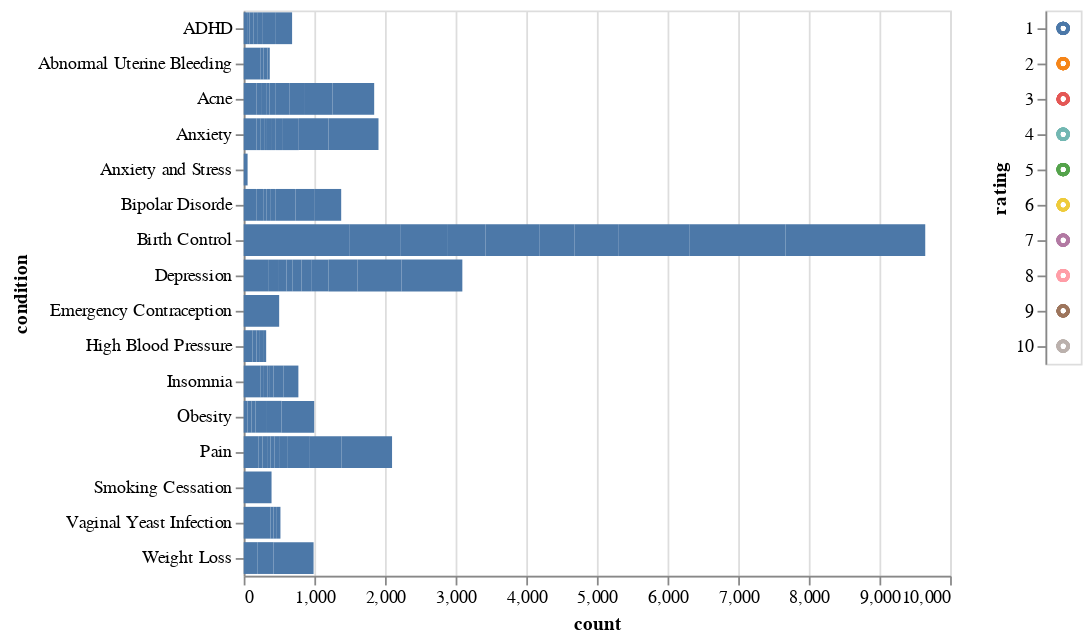

The notebook cell this image was saved under:
### Code cell
#Check the change of top conditions across rating
click = alt.selection_multi(encodings=['color'])

scatter = alt.Chart(top_condition_rating).mark_bar().encode(
    x='count',
    y='condition'
).transform_filter(
    click
)

hist = alt.Chart(top_condition_rating).mark_point().encode(
    y='rating:N',
    color=alt.condition(click, 'rating:N', alt.value('lightgray'), legend=None)
).add_selection(
    click
)

scatter | hist

### Figure 1 — Vega-Lite specification as saved in the notebook (floating-point values rounded to 4 significant figures)
{"config": {"view": {"continuousWidth": 400, "continuousHeight": 300}}, "hconcat": [{"mark": "bar", "encoding": {"x": {"type": "quantitative", "field": "count"}, "y": {"type": "nominal", "field": "condition"}}, "transform": [{"filter": {"selection": "selector003"}}]}, {"mark": "point", "encoding": {"color": {"condition": {"type": "nominal", "field": "rating", "legend": null, "selection": "selector003"}, "value": "lightgray"}, "y": {"type": "nominal", "field": "rating"}}, "selection": {"selector003": {"type": "multi", "encodings": ["color"]}}}], "data": {"name": "data-ff75c68fa3210f4c2fdae1314c6054b9"}, "$schema": "https://vega.github.io/schema/vega-lite/v4.8.1.json", "datasets": {"data-ff75c68fa3210f4c2fdae1314c6054b9": [{"condition": "Birth Control", "count": 1493, "rating": 1}, {"condition": "Vaginal Yeast Infection", "count": 379, "rating": 1}, {"condition": "Depression", "count": 356, "rating": 1}, {"condition": "Insomnia", "count": 240, "rating": 1}, {"condition": "Abnormal Uterine Bleeding", "count": 235, "rating": 1}, {"condition": "Pain", "count": 212, "rating": 1}, {"condition": "Anxiety", "count": 183, "rating": 1}, {"condition": "Acne", "count": 179, "rating": 1}, {"condition": "Bipolar Disorde", "count": 178, "rating": 1}, {"condition": "High Blood Pressure", "count": 126, "rating": 1}, {"condition": "Birth Control", "count": 722, "rating": 2}, {"condition": "Depression", "count": 130, "rating": 2}, {"condition": "Acne", "count": 79, "rating": 2}, {"condition": "Pain", "count": 55, "rating": 2}, {"condition": "High Blood Pressure", "count": 55, "rating": 2}, {"condition": "Bipolar Disorde", "count": 53, "rating": 2}, {"condition": "Anxiety", "count": 51, "rating": 2}, {"condition": "Insomnia", "count": 46, "rating": 2}, {"condition": "Abnormal Uterine Bleeding", "count": 44, "rating": 2}, {"condition": "Vaginal Yeast Infection", "count": 43, "rating": 2}, {"condition": "Birth Control", "count": 676, "rating": 3}, {"condition": "Depression", "count": 119, "rating": 3}, {"condition": "Pain", "count": 64, "rating": 3}, {"condition": "Acne", "count": 60, "rating": 3}, {"condition": "Abnormal Uterine Bleeding", "count": 57, "rating": 3}, {"condition": "Anxiety", "count": 55, "rating": 3}, {"condition": "Bipolar Disorde", "count": 53, "rating": 3}, {"condition": "Insomnia", "count": 48, "rating": 3}, {"condition": "ADHD", "count": 48, "rating": 3}, {"condition": "Vaginal Yeast Infection", "count": 47, "rating": 3}, {"condition": "Birth Control", "count": 530, "rating": 4}, {"condition": "Depression", "count": 88, "rating": 4}, {"condition": "Acne", "count": 49, "rating": 4}, {"condition": "Pain", "count": 48, "rating": 4}, {"condition": "Anxiety", "count": 40, "rating": 4}, {"condition": "High Blood Pressure", "count": 37, "rating": 4}, {"condition": "Insomnia", "count": 37, "rating": 4}, {"condition": "ADHD", "count": 36, "rating": 4}, {"condition": "Bipolar Disorde", "count": 36, "rating": 4}, {"condition": "Abnormal Uterine Bleeding", "count": 33, "rating": 4}, {"condition": "Birth Control", "count": 770, "rating": 5}, {"condition": "Depression", "count": 126, "rating": 5}, {"condition": "Acne", "count": 87, "rating": 5}, {"condition": "Anxiety", "count": 71, "rating": 5}, {"condition": "Bipolar Disorde", "count": 64, "rating": 5}, {"condition": "Pain", "count": 59, "rating": 5}, {"condition": "High Blood Pressure", "count": 56, "rating": 5}, {"condition": "Obesity", "count": 55, "rating": 5}, {"condition": "ADHD", "count": 52, "rating": 5}, {"condition": "Vaginal Yeast Infection", "count": 51, "rating": 5}, {"condition": "Birth Control", "count": 494, "rating": 6}, {"condition": "Depression", "count": 136, "rating": 6}, {"condition": "Acne", "count": 74, "rating": 6}, {"condition": "Pain", "count": 63, "rating": 6}, {"condition": "Bipolar Disorde", "count": 63, "rating": 6}, {"condition": "Obesity", "count": 55, "rating": 6}, {"condition": "Anxiety", "count": 54, "rating": 6}, {"condition": "ADHD", "count": 54, "rating": 6}, {"condition": "Insomnia", "count": 51, "rating": 6}, {"condition": "High Blood Pressure", "count": 44, "rating": 6}, {"condition": "Birth Control", "count": 625, "rating": 7}, {"condition": "Depression", "count": 247, "rating": 7}, {"condition": "Pain", "count": 124, "rating": 7}, {"condition": "Acne", "count": 117, "rating": 7}, {"condition": "Anxiety", "count": 101, "rating": 7}, {"condition": "Bipolar Disorde", "count": 81, "rating": 7}, {"condition": "ADHD", "count": 81, "rating": 7}, {"condition": "Weight Loss", "count": 61, "rating": 7}, {"condition": "Obesity", "count": 58, "rating": 7}, {"condition": "Anxiety and Stress", "count": 55, "rating": 7}, {"condition": "Birth Control", "count": 997, "rating": 8}, {"condition": "Depression", "count": 411, "rating": 8}, {"condition": "Pain", "count": 312, "rating": 8}, {"condition": "Anxiety", "count": 225, "rating": 8}, {"condition": "Acne", "count": 209, "rating": 8}, {"condition": "Bipolar Disorde", "count": 204, "rating": 8}, {"condition": "ADHD", "count": 174, "rating": 8}, {"condition": "Obesity", "count": 148, "rating": 8}, {"condition": "Insomnia", "count": 139, "rating": 8}, {"condition": "Weight Loss", "count": 137, "rating": 8}, {"condition": "Birth Control", "count": 1364, "rating": 9}, {"condition": "Depression", "count": 621, "rating": 9}, {"condition": "Pain", "count": 449, "rating": 9}, {"condition": "Anxiety", "count": 421, "rating": 9}, {"condition": "Acne", "count": 403, "rating": 9}, {"condition": "Bipolar Disorde", "count": 275, "rating": 9}, {"condition": "ADHD", "count": 240, "rating": 9}, {"condition": "Weight Loss", "count": 224, "rating": 9}, {"condition": "Obesity", "count": 219, "rating": 9}, {"condition": "Insomnia", "count": 213, "rating": 9}, {"condition": "Birth Control", "count": 1977, "rating": 10}, {"condition": "Depression", "count": 861, "rating": 10}, {"condition": "Pain", "count": 714, "rating": 10}, {"condition": "Anxiety", "count": 707, "rating": 10}, {"condition": "Acne", "count": 590, "rating": 10}, {"condition": "Weight Loss", "count": 567, "rating": 10}, {"condition": "Emergency Contraception", "count": 502, "rating": 10}, {"condition": "Obesity", "count": 463, "rating": 10}, {"condition": "Smoking Cessation", "count": 394, "rating": 10}, {"condition": "Bipolar Disorde", "count": 373, "rating": 10}]}}
